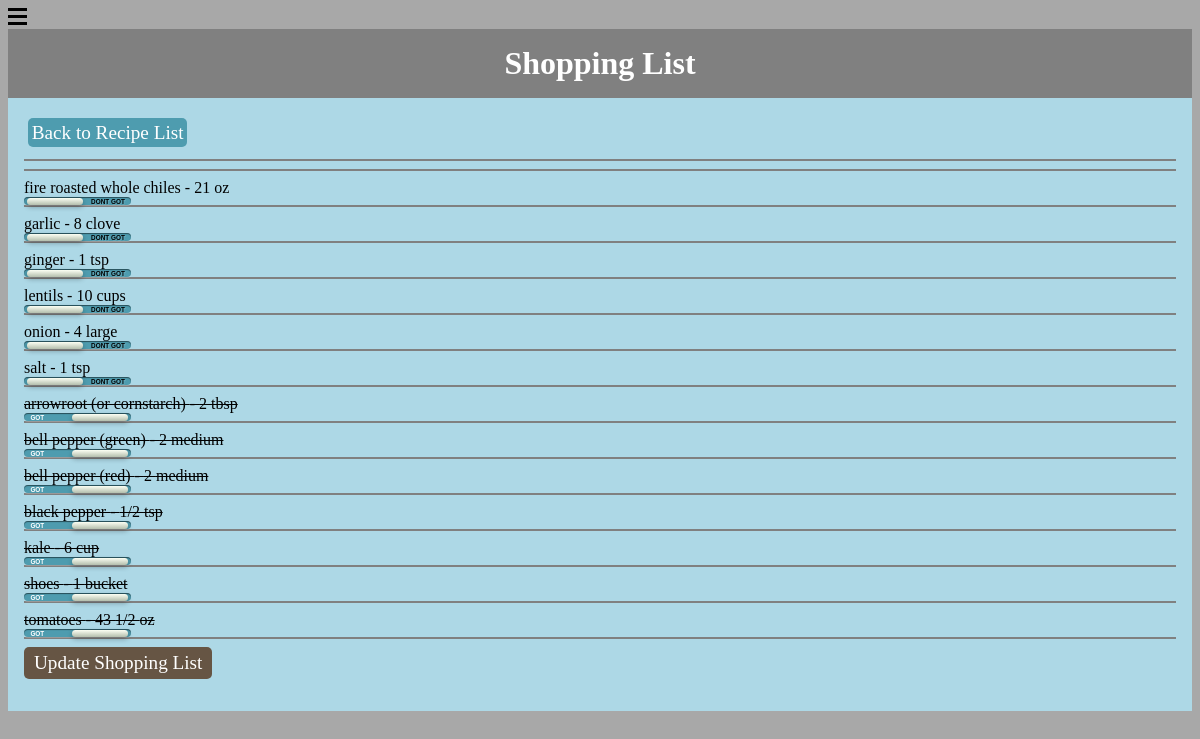
The app's page /menu/shoppinglist/ with its own data.
### menu/models.py (models this page shows, shortened)
class ShoppingList(models.Model):
    id = models.AutoField(primary_key=True)
    ingredient = models.ForeignKey(Ingredient)
    amount = models.DecimalField(max_digits=10, decimal_places=2, default=0.0, null=True, blank=True)
    status = models.IntegerField(default=0, null=True)
    class Meta:
        ordering = ('status', 'ingredient__name', 'id')

class Ingredient(models.Model):
    id = models.AutoField(primary_key=True)
    recipe = models.ForeignKey(Recipe)
    name = models.CharField(max_length=80, null=True, blank=True)
    comment = models.CharField(max_length=80, null=True, blank=True)
    amount = models.DecimalField(max_digits=10, decimal_places=2, default=0.0, null=True, blank=True)
    unit = models.CharField(max_length=30, null=True)
    class Meta:
        ordering = ('id', )

### menu/views.py (the view)
class ShoppingListView(generic.ListView):
    model = ShoppingList
    template_name = 'menu/shoppinglist.html'
    def get_queryset(self):
        return ShoppingList.objects.all()

### menu/templatetags/menu_extras.py (called while the page is built)
@register.filter(name='showfraction')
def showfraction(value):
    value_split = str(value).split('.')
    decimal = '.' + value_split[1]
    if value_split[1] == '00' or float(decimal) < 0.1:
        fraction = str('')
    else:
        fraction = str(Fraction(decimal).limit_denominator(10))
    return fraction

@register.filter(name='showinteger')
def showinteger(value):
    value_split = str(value).split('.')
    if value_split[0] == '0':
        decimal = ''
    else:
        decimal = value_split[0] + ' '
    return decimal

### menu/templates/menu/shoppinglist.html (shortened to what this page needs)
{% load staticfiles %}
{% load menu_extras %}
{% include "menu/hamburgermenu.html" %}
{% include "menu/stylesheets.html" %}
<div id="title">
    Shopping List
</div>
<div id="content">
    <div>
        <a class="button" id="nav" href="{% url 'menu:index' %}">Back to Recipe List</a>
    </div><div style="clear:both"></div>
    <hr noshade><hr noshade>
    <form action="{% url 'menu:updateshoppinglist' %}" method="post">
        {% for sl in shoppinglist_list %}
            {% if sl.status == 1 %}<del>{% endif %}
            {{sl.ingredient.name}} - {{sl.amount|showinteger}}{{sl.amount|showfraction}} {{sl.ingredient.unit}}
            {% if sl.status == 1 %}</del>{% endif %}
            <div class="shoppingList">
                <label for={{sl.id}}></label>
            </div>
            <hr noshade>
        {% endfor %}
        <input type=submit value="Update Shopping List" id="submit">
    </form>
</div>

### menu/static/menu/css/style.css (style rules this page uses)
* { font-family: Palatino,"Palatino Linotype","Palatino LT STD","Book Antiqua",Georgia,serif; }
input { font-size: 1.2em; color: #5a5854; background-color: #f2f2f2; border: 1px solid #bdbdbd; border-radius: 5px; padding: 5px 10px 5px 10px; display: inline-block; }
input#submit { color: #ffffff; background-color: #665544; border: none; border-radius: 5px; }
.button { display: inline-block; background-color: #665544; border-radius: 5px; color: white; text-decoration: none; font-size: 1.2em; padding: 5px 10px 5px 10px; }
.button#nav { background-color: #4E9CAF; padding: .2em; text-align: center; margin: .2em; float: left; display: inline block; text-size: 1em; }
#title { background:grey; text-align:center; font-weight:bold; padding: 0.5em; color: white; font-size: 2em; }
#content { display: block; background:lightblue; padding: 1em; white-space: wrap; }
.shoppingList { width: 6.7em; height: .5em; background: #4E9CAF; -webkit-border-radius: 1em; -moz-border-radius: 1em; border-radius: 1em; position: absolute; -webkit-box-shadow: inset 0px 1px 1px rgba(0,0,0,0.5), 0px 1px 0px rgba(255,255,255,0.2); -moz-box-shadow: inset 0px 1px 1px rgba(0,0,0,0.5), 0px 1px 0px rgba(255,255,255,0.2); box-shadow: inset 0px 1px 1px rgba(0,0,0,0.5), 0px 1px 0px rgba(255,255,255,0.2); }
.shoppingList:after { content: 'DON''T GOT'; font: .4em/1em Arial, sans-serif; color: #000; position: absolute; right: 1em; top: .2em; z-index: 0; font-weight: bold; text-shadow: 1px 1px 0px rgba(255,255,255,.15); }
.shoppingList:before { content: 'GOT'; font: .4em/1em Arial, sans-serif; color: #FFF; position: absolute; left: 1em; top: .2em; z-index: 0; font-weight: bold; }
.shoppingList label { display: block; width: 3.5em; height: .4em; -webkit-border-radius: 1em; -moz-border-radius: 1em; border-radius: 1em; -webkit-transition: all .4s ease; -moz-transition: all .4s ease; -o-transition: all .4s ease; -ms-transition: all .4s ease; transition: all .4s ease; cursor: pointer; position: absolute; top: .05em; left: 3px; z-index: 1; -webkit-box-shadow: 0px 2px 5px 0px rgba(0,0,0,0.3); -moz-box-shadow: 0px 2px 5px 0px rgba(0,0,0,0.3); box-shadow: 0px 2px 5px 0px rgba(0,0,0,0.3); background: #fcfff4; background: -webkit-linear-gradient(top, #fcfff4 0%, #dfe5d7 40%, #b3bead 100%); background: -moz-linear-gradient(top, #fcfff4 0%, #dfe5d7 40%, #b3bead 100%); background: -o-linear-gradient(top, #fcfff4 0%, #dfe5d7 40%, #b3bead 100%); background: -ms-linear-gradient(top, #fcfff4 0%, #dfe5d7 40%, #b3bead 100%); background: linear-gradient(top, #fcfff4 0%, #dfe5d7 40%, #b3bead 100%); filter: progid:DXImageTransform.Microsoft.gradient( startColorstr='#fcfff4', endColorstr='#b3bead',GradientType=0 ); }
.shoppingList input[type=checkbox]:checked + label { left: 3em; }

### records on screen
ShoppingList: ingredient.name "fire roasted whole chiles", amount|showinteger "21", ingredient.unit "oz"
ShoppingList: ingredient.name "garlic", amount|showinteger "8", ingredient.unit "clove"
ShoppingList: ingredient.name "ginger", amount|showinteger "1", ingredient.unit "tsp"
ShoppingList: ingredient.name "lentils", amount|showinteger "10", ingredient.unit "cups"
ShoppingList: ingredient.name "onion", amount|showinteger "4", ingredient.unit "large"
ShoppingList: ingredient.name "salt", amount|showinteger "1", ingredient.unit "tsp"
ShoppingList: ingredient.name "arrowroot (or cornstarch)", amount|showinteger "2", ingredient.unit "tbsp"
ShoppingList: ingredient.name "bell pepper (green)", amount|showinteger "2", ingredient.unit "medium"
ShoppingList: ingredient.name "bell pepper (red)", amount|showinteger "2", ingredient.unit "medium"
ShoppingList: ingredient.name "black pepper", amount|showfraction "1/2", ingredient.unit "tsp"
ShoppingList: ingredient.name "kale", amount|showinteger "6", ingredient.unit "cup"
ShoppingList: ingredient.name "shoes", amount|showinteger "1", ingredient.unit "bucket"
ShoppingList: ingredient.name "tomatoes", amount|showinteger "43", amount|showfraction "1/2", ingredient.unit "oz"
